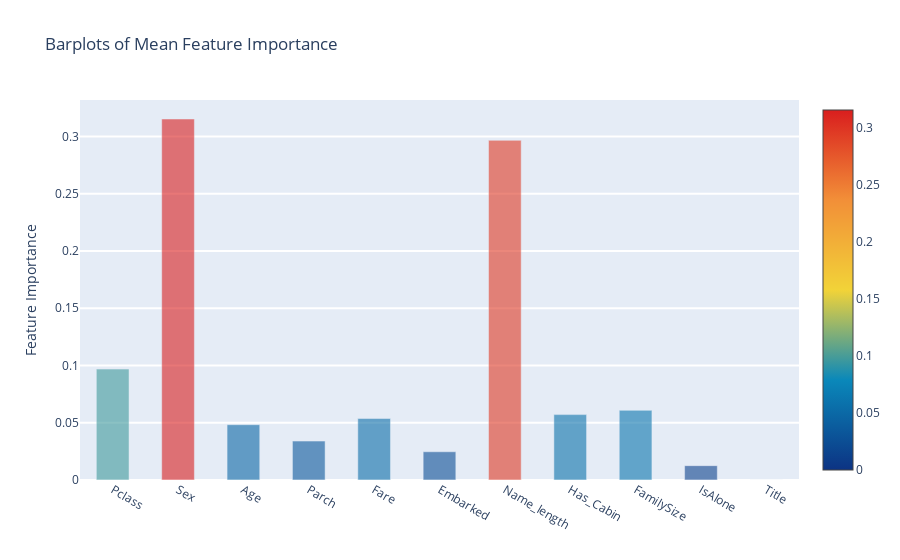

Here is the notebook cell this chart was saved with:
### Markdown cell above
**Plotly Barplot of Average Feature Importances**

Having obtained the mean feature importance across all our classifiers, we can plot them into a Plotly bar plot as follows:

### Code cell
y = feature_dataframe['mean'].values
x = feature_dataframe['features'].values
data = [go.Bar(
            x= x,
             y= y,
            width = 0.5,
            marker=dict(
               color = feature_dataframe['mean'].values,
            colorscale='Portland',
            showscale=True,
            reversescale = False
            ),
            opacity=0.6
        )]

layout= go.Layout(
    autosize= True,
    title= 'Barplots of Mean Feature Importance',
    hovermode= 'closest',
#     xaxis= dict(
#         title= 'Pop',
#         ticklen= 5,
#         zeroline= False,
#         gridwidth= 2,
#     ),
    yaxis=dict(
        title= 'Feature Importance',
        ticklen= 5,
        gridwidth= 2
    ),
    showlegend= False
)
fig = go.Figure(data=data, layout=layout)
py.iplot(fig, filename='bar-direct-labels')

### Figure 1 — Plotly figure (JSON) as saved in the notebook; plotly's stock layout.template omitted (floating-point values rounded to 4 significant figures)
{"data": [{"marker": {"color": [0.09688, 0.3153, 0.04831, 0.034, 0.05369, 0.02467, 0.2967, 0.05711, 0.06084, 0.01252, 0], "colorscale": [[0, "rgb(12,51,131)"], [0.25, "rgb(10,136,186)"], [0.5, "rgb(242,211,56)"], [0.75, "rgb(242,143,56)"], [1, "rgb(217,30,30)"]], "reversescale": false, "showscale": true}, "opacity": 0.6, "type": "bar", "width": 0.5, "x": ["Pclass", "Sex", "Age", "Parch", "Fare", "Embarked", "Name_length", "Has_Cabin", "FamilySize", "IsAlone", "Title"], "y": [0.09688, 0.3153, 0.04831, 0.034, 0.05369, 0.02467, 0.2967, 0.05711, 0.06084, 0.01252, 0]}], "layout": {"autosize": true, "hovermode": "closest", "showlegend": false, "title": {"text": "Barplots of Mean Feature Importance"}, "yaxis": {"gridwidth": 2, "ticklen": 5, "title": {"text": "Feature Importance"}}}}
